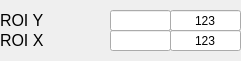
    <widget class="caFrame" name="caframe_2">
     <property name="geometry">
      <rect>
       <x>20</x>
       <y>270</y>
       <width>241</width>
       <height>61</height>
      </rect>
     </property>
     <property name="visibility">
      <enum>caFrame::Calc</enum>
     </property>
     <property name="visibilityCalc">
      <string notr="true">A==1|A==3|A==5</string>
     </property>
     <property name="channel" stdset="0">
      <string notr="true">$(P)$(R)Format</string>
     </property>
     <widget class="caLineEdit" name="caLineEdit_25">
      <property name="geometry">
       <rect>
        <x>170</x>
        <y>-24</y>
        <width>71</width>
        <height>21</height>
       </rect>
      </property>
      <property name="text">
       <string>123</string>
      </property>
      <property name="alignment">
       <set>Qt::AlignAbsolute|Qt::AlignCenter|Qt::AlignHCenter|Qt::AlignVCenter</set>
      </property>
      <property name="channel" stdset="0">
       <string notr="true">$(P)$(R)ROIX_RBV</string>
      </property>
      <property name="foreground">
       <color>
        <red>195</red>
        <green>195</green>
        <blue>195</blue>
       </color>
      </property>
      <property name="background">
       <color>
        <red>58</red>
        <green>58</green>
        <blue>58</blue>
       </color>
      </property>
      <property name="colorMode">
       <enum>caLineEdit::Static</enum>
      </property>
      <property name="fontScaleMode" stdset="0">
       <enum>caLineEdit::Height</enum>
      </property>
      <property name="formatType">
       <enum>caLineEdit::decimal</enum>
      </property>
     </widget>
     <widget class="caLabel" name="calabel_10">
      <property name="geometry">
       <rect>
        <x>0</x>
        <y>-24</y>
        <width>81</width>
        <height>21</height>
       </rect>
      </property>
      <property name="font">
       <font>
        <pointsize>12</pointsize>
        <weight>50</weight>
        <bold>false</bold>
       </font>
      </property>
      <property name="text">
       <string>ROI X</string>
      </property>
      <property name="alignment">
       <set>Qt::AlignLeading|Qt::AlignLeft|Qt::AlignVCenter</set>
      </property>
      <property name="fontScaleMode">
       <enum>ESimpleLabel::WidthAndHeight</enum>
      </property>
      <property name="foreground">
       <color>
        <red>176</red>
        <green>176</green>
        <blue>176</blue>
       </color>
      </property>
      <property name="background">
       <color>
        <red>69</red>
        <green>69</green>
        <blue>71</blue>
       </color>
      </property>
     </widget>
     <widget class="caTextEntry" name="caTextEntry_23">
      <property name="geometry">
       <rect>
        <x>110</x>
        <y>-24</y>
        <width>61</width>
        <height>21</height>
       </rect>
      </property>
      <property name="sizePolicy">
       <sizepolicy hsizetype="Preferred" vsizetype="Preferred">
        <horstretch>0</horstretch>
        <verstretch>0</verstretch>
       </sizepolicy>
      </property>
      <property name="text">
       <string/>
      </property>
      <property name="alignment">
       <set>Qt::AlignCenter</set>
      </property>
      <property name="channel" stdset="0">
       <string notr="true">$(P)$(R)ROIX</string>
      </property>
      <property name="foreground">
       <color>
        <red>0</red>
        <green>0</green>
        <blue>0</blue>
       </color>
      </property>
      <property name="background">
       <color>
        <red>85</red>
        <green>170</green>
        <blue>255</blue>
       </color>
      </property>
      <property name="colorMode">
       <enum>caLineEdit::Static</enum>
      </property>
      <property name="fontScaleMode" stdset="0">
       <enum>caLineEdit::Height</enum>
      </property>
      <property name="formatType">
       <enum>caLineEdit::decimal</enum>
      </property>
     </widget>
     <widget class="caLineEdit" name="caLineEdit_26">
      <property name="geometry">
       <rect>
        <x>170</x>
        <y>10</y>
        <width>71</width>
        <height>21</height>
       </rect>
      </property>
      <property name="text">
       <string>123</string>
      </property>
      <property name="alignment">
       <set>Qt::AlignAbsolute|Qt::AlignCenter|Qt::AlignHCenter|Qt::AlignVCenter</set>
      </property>
      <property name="channel" stdset="0">
       <string notr="true">$(P)$(R)ROIY_RBV</string>
      </property>
      <property name="foreground">
       <color>
        <red>195</red>
        <green>195</green>
        <blue>195</blue>
       </color>
      </property>
      <property name="background">
       <color>
        <red>58</red>
        <green>58</green>
        <blue>58</blue>
       </color>
      </property>
      <property name="colorMode">
       <enum>caLineEdit::Static</enum>
      </property>
      <property name="fontScaleMode" stdset="0">
       <enum>caLineEdit::Height</enum>
      </property>
      <property name="formatType">
       <enum>caLineEdit::decimal</enum>
      </property>
     </widget>
     <widget class="caLabel" name="calabel_18">
      <property name="geometry">
       <rect>
        <x>0</x>
        <y>10</y>
        <width>81</width>
        <height>21</height>
       </rect>
      </property>
      <property name="font">
       <font>
        <pointsize>12</pointsize>
        <weight>50</weight>
        <bold>false</bold>
       </font>
      </property>
      <property name="text">
       <string>ROI Y</string>
      </property>
      <property name="alignment">
       <set>Qt::AlignLeading|Qt::AlignLeft|Qt::AlignVCenter</set>
      </property>
      <property name="fontScaleMode">
       <enum>ESimpleLabel::WidthAndHeight</enum>
      </property>
      <property name="foreground">
       <color>
        <red>176</red>
        <green>176</green>
        <blue>176</blue>
       </color>
      </property>
      <property name="background">
       <color>
        <red>69</red>
        <green>69</green>
        <blue>71</blue>
       </color>
      </property>
     </widget>
     <widget class="caTextEntry" name="caTextEntry_24">
      <property name="geometry">
       <rect>
        <x>110</x>
        <y>10</y>
        <width>61</width>
        <height>21</height>
       </rect>
      </property>
      <property name="sizePolicy">
       <sizepolicy hsizetype="Preferred" vsizetype="Preferred">
        <horstretch>0</horstretch>
        <verstretch>0</verstretch>
       </sizepolicy>
      </property>
      <property name="text">
       <string/>
      </property>
      <property name="alignment">
       <set>Qt::AlignCenter</set>
      </property>
      <property name="channel" stdset="0">
       <string notr="true">$(P)$(R)ROIY</string>
      </property>
      <property name="foreground">
       <color>
        <red>0</red>
        <green>0</green>
        <blue>0</blue>
       </color>
      </property>
      <property name="background">
       <color>
        <red>85</red>
        <green>170</green>
        <blue>255</blue>
       </color>
      </property>
      <property name="colorMode">
       <enum>caLineEdit::Static</enum>
      </property>
      <property name="fontScaleMode" stdset="0">
       <enum>caLineEdit::Height</enum>
      </property>
      <property name="formatType">
       <enum>caLineEdit::decimal</enum>
      </property>
     </widget>
     <widget class="caLabel" name="calabel_23">
      <property name="geometry">
       <rect>
        <x>0</x>
        <y>30</y>
        <width>81</width>
        <height>21</height>
       </rect>
      </property>
      <property name="font">
       <font>
        <pointsize>12</pointsize>
        <weight>50</weight>
        <bold>false</bold>
       </font>
      </property>
      <property name="text">
       <string>ROI X</string>
      </property>
      <property name="alignment">
       <set>Qt::AlignLeading|Qt::AlignLeft|Qt::AlignVCenter</set>
      </property>
      <property name="fontScaleMode">
       <enum>ESimpleLabel::WidthAndHeight</enum>
      </property>
      <property name="foreground">
       <color>
        <red>176</red>
        <green>176</green>
        <blue>176</blue>
       </color>
      </property>
      <property name="background">
       <color>
        <red>69</red>
        <green>69</green>
        <blue>71</blue>
       </color>
      </property>
     </widget>
     <widget class="caTextEntry" name="caTextEntry_25">
      <property name="geometry">
       <rect>
        <x>110</x>
        <y>30</y>
        <width>61</width>
        <height>21</height>
       </rect>
      </property>
      <property name="sizePolicy">
       <sizepolicy hsizetype="Preferred" vsizetype="Preferred">
        <horstretch>0</horstretch>
        <verstretch>0</verstretch>
       </sizepolicy>
      </property>
      <property name="text">
       <string/>
      </property>
      <property name="alignment">
       <set>Qt::AlignCenter</set>
      </property>
      <property name="channel" stdset="0">
       <string notr="true">$(P)$(R)ROIX</string>
      </property>
      <property name="foreground">
       <color>
        <red>0</red>
        <green>0</green>
        <blue>0</blue>
       </color>
      </property>
      <property name="background">
       <color>
        <red>85</red>
        <green>170</green>
        <blue>255</blue>
       </color>
      </property>
      <property name="colorMode">
       <enum>caLineEdit::Static</enum>
      </property>
      <property name="fontScaleMode" stdset="0">
       <enum>caLineEdit::Height</enum>
      </property>
      <property name="formatType">
       <enum>caLineEdit::decimal</enum>
      </property>
     </widget>
     <widget class="caLineEdit" name="caLineEdit_30">
      <property name="geometry">
       <rect>
        <x>170</x>
        <y>30</y>
        <width>71</width>
        <height>21</height>
       </rect>
      </property>
      <property name="text">
       <string>123</string>
      </property>
      <property name="alignment">
       <set>Qt::AlignAbsolute|Qt::AlignCenter|Qt::AlignHCenter|Qt::AlignVCenter</set>
      </property>
      <property name="channel" stdset="0">
       <string notr="true">$(P)$(R)ROIX_RBV</string>
      </property>
      <property name="foreground">
       <color>
        <red>195</red>
        <green>195</green>
        <blue>195</blue>
       </color>
      </property>
      <property name="background">
       <color>
        <red>58</red>
        <green>58</green>
        <blue>58</blue>
       </color>
      </property>
      <property name="colorMode">
       <enum>caLineEdit::Static</enum>
      </property>
      <property name="fontScaleMode" stdset="0">
       <enum>caLineEdit::Height</enum>
      </property>
      <property name="formatType">
       <enum>caLineEdit::decimal</enum>
      </property>
     </widget>
    </widget>
